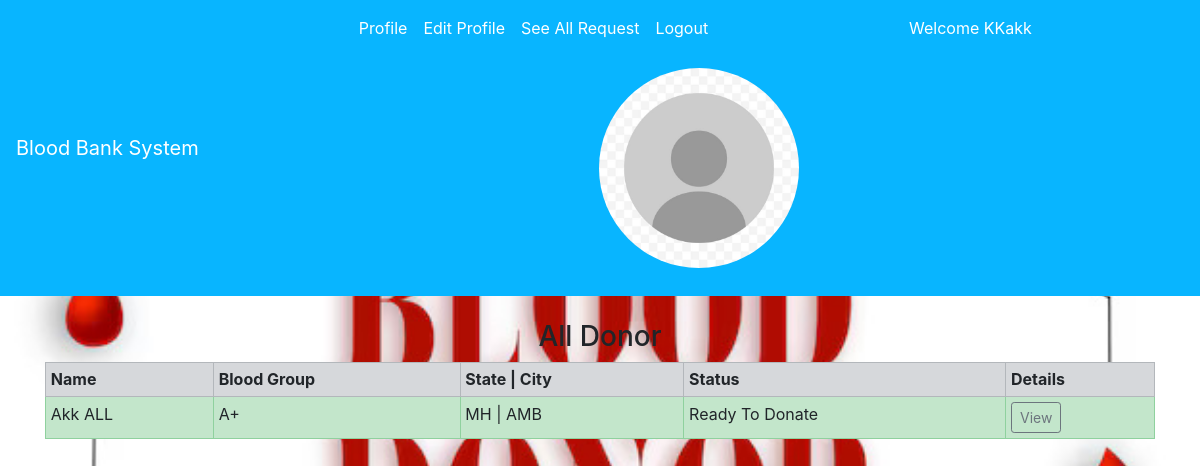
Screenshot of /donors_list/1/ (signed in) with the database file from the repository.
### bloodbankapp/models.py (models this page shows, shortened)
class Donor(models.Model):
    donor = models.OneToOneField(User, on_delete=models.CASCADE, blank=True, null=True)
    date_of_birth = models.CharField(max_length=100)
    phone = models.CharField(max_length=10)
    city = models.CharField(max_length=100)
    state = models.CharField(max_length=100)
    address = models.TextField(max_length=500, default="")
    blood_group = models.ForeignKey(BloodGroup, on_delete=models.CASCADE)
    gender = models.CharField(max_length=10)
    image = models.ImageField(upload_to="")
    ready_to_donate = models.BooleanField(default=True)

class BloodGroup(models.Model):
    name = models.CharField(max_length=5)
    def __str__(self):
        return self.name

### bloodbankapp/views.py (the view)
# urls.py: path("donors_list/<int:myid>/", views.donors_list, name="donors_list"),
def donors_list(request, myid):
    blood_groups = BloodGroup.objects.filter(id=myid).first()
    donor = Donor.objects.filter(blood_group=blood_groups)
    return render(request, "donors_list.html", {'donor': donor})

### bloodbankapp/templates/donors_list.html (shortened to what this page needs)
{% extends 'base.html' %}
{% block body %}
<div class="container">
{% if donor %}
<h3 class="text-center">All Donor</h3>
<table class="table table-sm table-bordered">
  <tr class="table-secondary">
    <th>Name</th>
    <th>Blood Group</th>
    <th>State | City</th>
    <th>Status</th>
    <th>Details</th>
  </tr>
  {% for i in donor %}
    {% if i.ready_to_donate %}
      <tr class="table-success">
        <td>{{i.donor.get_full_name}}</td>
        <td>{{i.blood_group}}</td>
        <td>{{i.state}} | {{i.city}}</td>
        <td>Ready To Donate</td>
        <td><a href="/donors_details/{{i.id}}/" class="btn btn-sm btn-outline-secondary">View</a></td>
      </tr>
    {% endif %}
  {% endfor %}
</table>
{% else %}
<h2>No Donor Available</h2>
{% endif %}
</div>
{% endblock %}

### bloodbankapp/templates/base.html (shortened to what this page needs)
<!doctype html>
<html lang="en">
<head>
    {% load static %}
    <link rel="stylesheet" href="https://stackpath.bootstrapcdn.com/bootstrap/4.5.0/css/bootstrap.min.css"
>
</head>
<body>
    <nav class="navbar navbar-expand-lg navbar-dark sticky-top">
        <a class="navbar-brand" href="/">Blood Bank System</a>
        <div class="collapse navbar-collapse" id="navbarNavAltMarkup">
            <div class="container w-75">
                <div class="navbar-nav">
                    {% if request.user.is_authenticated %}
                    <a class="nav-item nav-link active" href="/profile/">Profile</a>
                    <a class="nav-item nav-link active" href="/edit_profile/">Edit Profile</a>
                    <a class="nav-item nav-link active" href="/see_all_request/">See All Request</a>
                    <a class="nav-item nav-link active" href="/logout/">Logout</a>
                    {% endif %}
                </div>
                {% if request.user.is_authenticated %}
                <a href="#" class="nav-item nav-link active" style="color: white;">Welcome {{ request.user }}</a>
                <div class="profile-pic-container">
                    <img src="{% if request.user.profile.profile_picture %}{{ request.user.profile.profile_picture.url }}{% else %}{% static 'profile-img.jpg' %}{% endif %}" alt="Profile Picture">
                </div>
                {% endif %}
            </div>
        </div>
    </nav><br>
    {% block body %}
    {% endblock %}
</body>
</html>

### rows the page displays
Donor: donor.get_full_name "Akk ALL", blood_group "A+", state "MH", city "AMB"

### other values shown
{{ request.user }} "KKakk"
